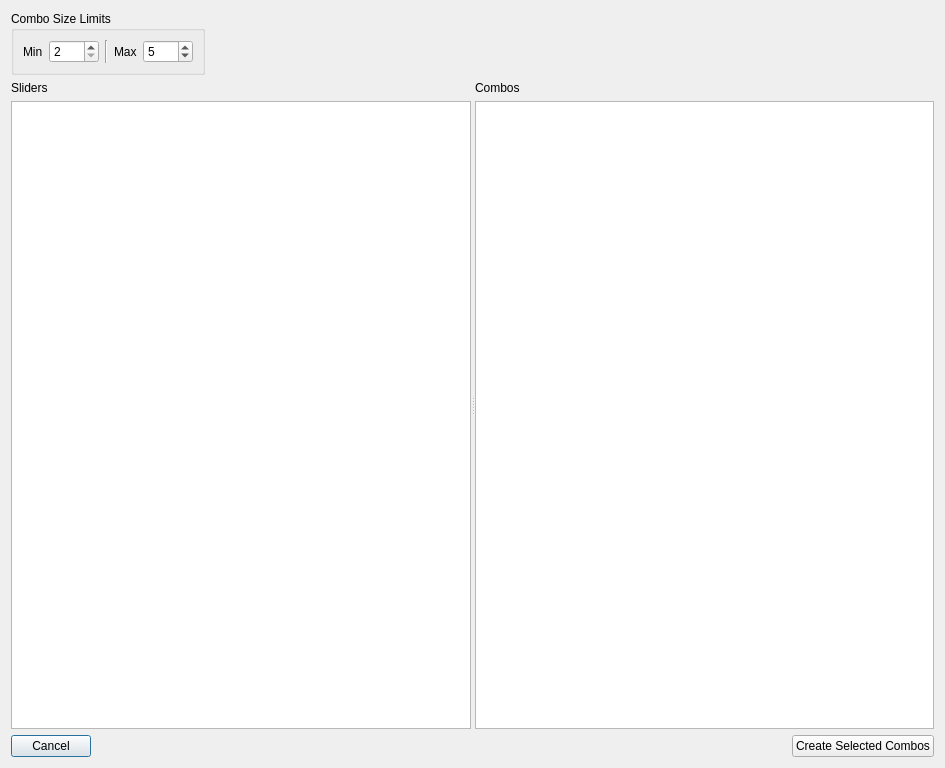
<?xml version="1.0" encoding="UTF-8"?>
<ui version="4.0">
 <class>Dialog</class>
 <widget class="QDialog" name="Dialog">
  <property name="geometry">
   <rect>
    <x>0</x>
    <y>0</y>
    <width>945</width>
    <height>768</height>
   </rect>
  </property>
  <property name="windowTitle">
   <string>Combo Check</string>
  </property>
  <layout class="QVBoxLayout" name="verticalLayout_3">
   <item>
    <layout class="QHBoxLayout" name="horizontalLayout_3">
     <item>
      <widget class="QGroupBox" name="groupBox">
       <property name="title">
        <string>Combo Size Limits</string>
       </property>
       <layout class="QHBoxLayout" name="horizontalLayout_2">
        <item>
         <widget class="QLabel" name="label_3">
          <property name="text">
           <string>Min</string>
          </property>
         </widget>
        </item>
        <item>
         <widget class="QSpinBox" name="uiMinLimitSPIN">
          <property name="sizePolicy">
           <sizepolicy hsizetype="Fixed" vsizetype="Fixed">
            <horstretch>0</horstretch>
            <verstretch>0</verstretch>
           </sizepolicy>
          </property>
          <property name="minimumSize">
           <size>
            <width>50</width>
            <height>0</height>
           </size>
          </property>
          <property name="minimum">
           <number>2</number>
          </property>
          <property name="maximum">
           <number>7</number>
          </property>
         </widget>
        </item>
        <item>
         <widget class="Line" name="line">
          <property name="orientation">
           <enum>Qt::Vertical</enum>
          </property>
         </widget>
        </item>
        <item>
         <widget class="QLabel" name="label_4">
          <property name="text">
           <string>Max</string>
          </property>
         </widget>
        </item>
        <item>
         <widget class="QSpinBox" name="uiMaxLimitSPIN">
          <property name="sizePolicy">
           <sizepolicy hsizetype="Fixed" vsizetype="Fixed">
            <horstretch>0</horstretch>
            <verstretch>0</verstretch>
           </sizepolicy>
          </property>
          <property name="minimumSize">
           <size>
            <width>50</width>
            <height>0</height>
           </size>
          </property>
          <property name="minimum">
           <number>2</number>
          </property>
          <property name="maximum">
           <number>7</number>
          </property>
          <property name="value">
           <number>5</number>
          </property>
         </widget>
        </item>
       </layout>
      </widget>
     </item>
     <item>
      <widget class="QLabel" name="uiWarningLBL">
       <property name="sizePolicy">
        <sizepolicy hsizetype="Preferred" vsizetype="Preferred">
         <horstretch>1</horstretch>
         <verstretch>0</verstretch>
        </sizepolicy>
       </property>
       <property name="text">
        <string/>
       </property>
      </widget>
     </item>
    </layout>
   </item>
   <item>
    <widget class="QSplitter" name="splitter">
     <property name="sizePolicy">
      <sizepolicy hsizetype="Expanding" vsizetype="Preferred">
       <horstretch>0</horstretch>
       <verstretch>1</verstretch>
      </sizepolicy>
     </property>
     <property name="orientation">
      <enum>Qt::Horizontal</enum>
     </property>
     <widget class="QWidget" name="layoutWidget">
      <layout class="QVBoxLayout" name="verticalLayout">
       <item>
        <widget class="QLabel" name="label">
         <property name="text">
          <string>Sliders</string>
         </property>
        </widget>
       </item>
       <item>
        <widget class="QListWidget" name="uiSliderLIST">
         <property name="sizePolicy">
          <sizepolicy hsizetype="Expanding" vsizetype="Expanding">
           <horstretch>1</horstretch>
           <verstretch>0</verstretch>
          </sizepolicy>
         </property>
         <property name="selectionMode">
          <enum>QAbstractItemView::ExtendedSelection</enum>
         </property>
        </widget>
       </item>
      </layout>
     </widget>
     <widget class="QWidget" name="layoutWidget">
      <layout class="QVBoxLayout" name="verticalLayout_2">
       <item>
        <widget class="QLabel" name="label_2">
         <property name="text">
          <string>Combos</string>
         </property>
        </widget>
       </item>
       <item>
        <widget class="QListWidget" name="uiComboCheckLIST">
         <property name="sizePolicy">
          <sizepolicy hsizetype="Expanding" vsizetype="Expanding">
           <horstretch>2</horstretch>
           <verstretch>0</verstretch>
          </sizepolicy>
         </property>
         <property name="selectionMode">
          <enum>QAbstractItemView::ExtendedSelection</enum>
         </property>
        </widget>
       </item>
      </layout>
     </widget>
    </widget>
   </item>
   <item>
    <layout class="QHBoxLayout" name="horizontalLayout">
     <item>
      <widget class="QPushButton" name="uiCancelBTN">
       <property name="text">
        <string>Cancel</string>
       </property>
      </widget>
     </item>
     <item>
      <spacer name="horizontalSpacer">
       <property name="orientation">
        <enum>Qt::Horizontal</enum>
       </property>
       <property name="sizeHint" stdset="0">
        <size>
         <width>40</width>
         <height>20</height>
        </size>
       </property>
      </spacer>
     </item>
     <item>
      <widget class="QPushButton" name="uiCreateSelectedBTN">
       <property name="text">
        <string>Create Selected Combos</string>
       </property>
      </widget>
     </item>
    </layout>
   </item>
  </layout>
 </widget>
 <resources/>
 <connections/>
</ui>
